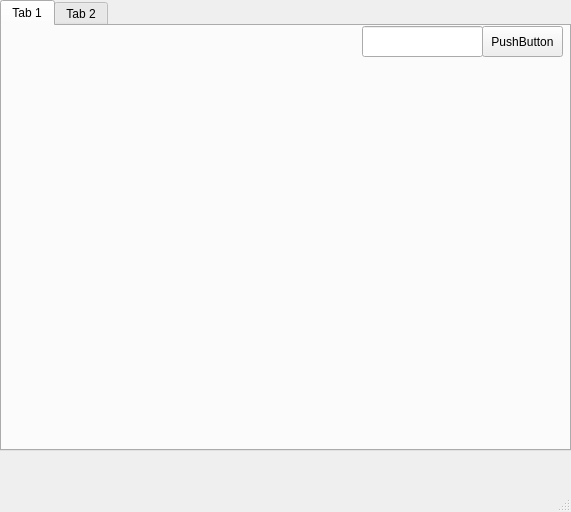
<?xml version="1.0" encoding="UTF-8"?>
<ui version="4.0">
 <class>MainWindow</class>
 <widget class="QMainWindow" name="MainWindow">
  <property name="geometry">
   <rect>
    <x>0</x>
    <y>0</y>
    <width>571</width>
    <height>512</height>
   </rect>
  </property>
  <property name="windowTitle">
   <string>MainWindow</string>
  </property>
  <widget class="QWidget" name="centralwidget">
   <widget class="QTabWidget" name="MainDashboard">
    <property name="geometry">
     <rect>
      <x>0</x>
      <y>0</y>
      <width>571</width>
      <height>451</height>
     </rect>
    </property>
    <property name="currentIndex">
     <number>0</number>
    </property>
    <widget class="QWidget" name="DashboardTab">
     <attribute name="title">
      <string>Tab 1</string>
     </attribute>
     <widget class="QWidget" name="gridLayoutWidget">
      <property name="geometry">
       <rect>
        <x>0</x>
        <y>30</y>
        <width>561</width>
        <height>391</height>
       </rect>
      </property>
      <layout class="QGridLayout" name="gridLayout">
       <item row="0" column="0">
        <widget class="QWidget" name="widget" native="true">
         <widget class="QWidget" name="movieCardWidget_1" native="true">
          <property name="geometry">
           <rect>
            <x>40</x>
            <y>40</y>
            <width>141</width>
            <height>101</height>
           </rect>
          </property>
         </widget>
         <widget class="QWidget" name="movieCardWidget_2" native="true">
          <property name="geometry">
           <rect>
            <x>200</x>
            <y>39</y>
            <width>141</width>
            <height>101</height>
           </rect>
          </property>
         </widget>
         <widget class="QWidget" name="movieCardWidget_3" native="true">
          <property name="geometry">
           <rect>
            <x>400</x>
            <y>50</y>
            <width>141</width>
            <height>101</height>
           </rect>
          </property>
         </widget>
        </widget>
       </item>
      </layout>
     </widget>
     <widget class="QWidget" name="searchArea" native="true">
      <property name="geometry">
       <rect>
        <x>360</x>
        <y>0</y>
        <width>201</width>
        <height>31</height>
       </rect>
      </property>
      <widget class="QLineEdit" name="searchbarLE">
       <property name="geometry">
        <rect>
         <x>0</x>
         <y>0</y>
         <width>121</width>
         <height>31</height>
        </rect>
       </property>
      </widget>
      <widget class="QPushButton" name="searchButton">
       <property name="geometry">
        <rect>
         <x>120</x>
         <y>0</y>
         <width>81</width>
         <height>31</height>
        </rect>
       </property>
       <property name="text">
        <string>PushButton</string>
       </property>
      </widget>
     </widget>
    </widget>
    <widget class="QWidget" name="PlayerTab">
     <attribute name="title">
      <string>Tab 2</string>
     </attribute>
    </widget>
   </widget>
  </widget>
  <widget class="QMenuBar" name="menubar">
   <property name="geometry">
    <rect>
     <x>0</x>
     <y>0</y>
     <width>571</width>
     <height>33</height>
    </rect>
   </property>
  </widget>
  <widget class="QStatusBar" name="statusbar"/>
 </widget>
 <resources/>
 <connections/>
</ui>
